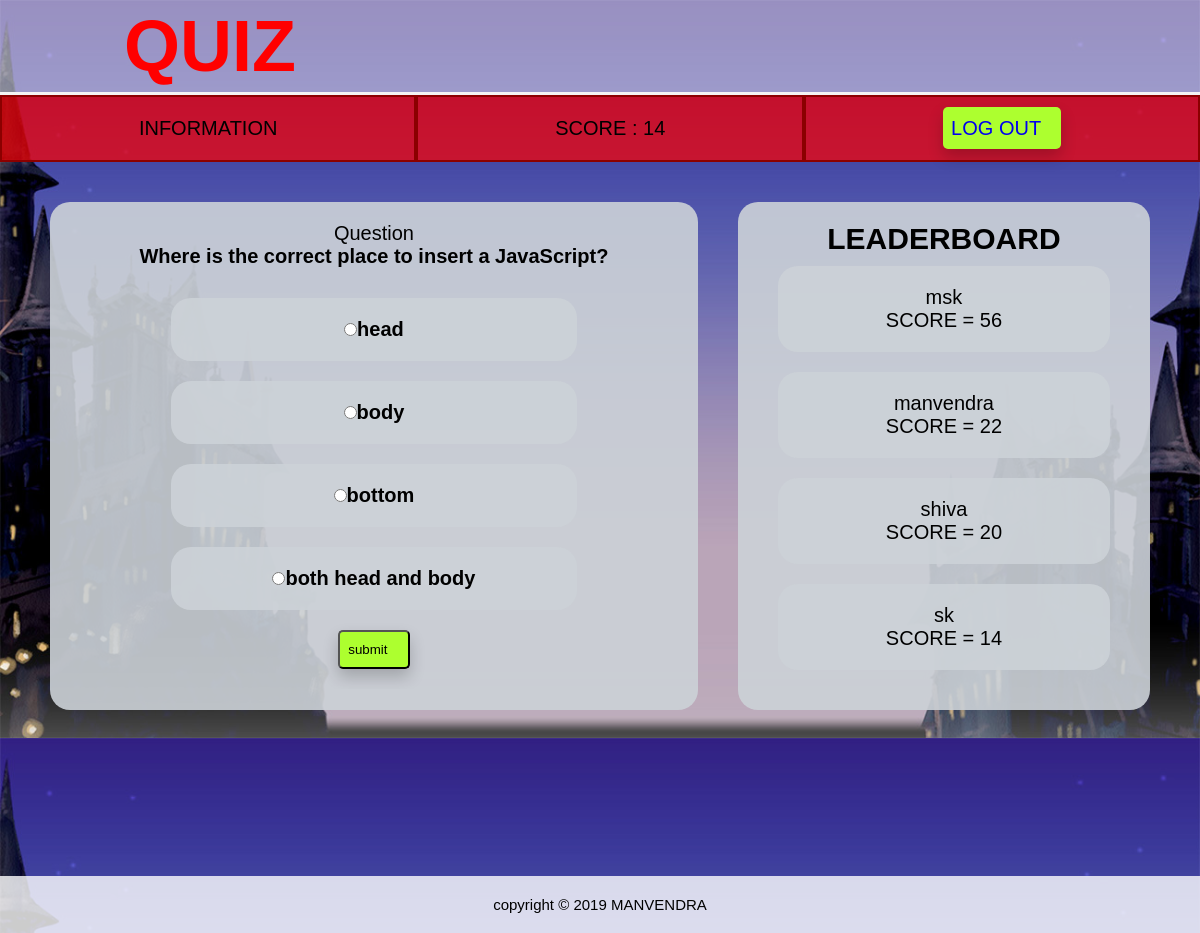
Screenshot of /question.php (signed in) with the database file from the repository.
### tables this page shows
CREATE TABLE `users` (
  `id` int(11) NOT NULL,
  `username` varchar(50) NOT NULL,
  `password` varchar(50) NOT NULL,
  `score` int(11) NOT NULL,
  `question` text NOT NULL,
  `on_question` int(11) NOT NULL
);

CREATE TABLE `questions` (
  `no` int(11) NOT NULL,
  `level` int(11) NOT NULL DEFAULT 1,
  `question` text NOT NULL
);

CREATE TABLE `choices` (
  `choice1` text NOT NULL DEFAULT '0',
  `choice2` text NOT NULL DEFAULT '0',
  `choice3` text NOT NULL DEFAULT '0',
  `choice4` text NOT NULL DEFAULT '0',
  `q_no` int(11) NOT NULL,
  `correct` text NOT NULL,
  `level` int(11) NOT NULL DEFAULT 1
);

### quiz.php (called while the page is built, shortened)
<?php
require 'connect.inc.php';
$user_id = (int) $_SESSION['user_id'];
$query = "SELECT * FROM `users` WHERE `users`.`id` = $user_id";
$result = mysqli_query($conn,$query);
$user = $result->fetch_assoc();
$array = unserialize($user['question']);
$on_question =  $user['on_question'];
if($on_question<20){
$no = (string) $array[$on_question][1];
$level = (string) $array[$on_question][0];
$query = "SELECT * FROM `questions` WHERE `no`='$no' AND `level`='$level'";
$result = mysqli_query($conn,$query);
$question = $result->fetch_assoc();
$query = "SELECT * FROM `choices` WHERE `q_no`='$no' AND `level`='$level'";
$result = mysqli_query($conn,$query);
$choices = $result->fetch_assoc();
$query = "SELECT * FROM `users`";
$result = mysqli_query($conn,$query);
$i = 0;
while($scores = $result->fetch_assoc()){
    $leaderS[$i] =(int) $scores['score'];
    $i+=1;
}
}
?>

### question.php (the view, shortened to what this page needs)
<?php
require 'quiz.php';
?>
<!DOCTYPE html>
<html>
    <head>
       <link type="text/css" rel="stylesheet" href="css/question.css" />
    </head>
    <body>
        <header>
            <div class="container">
                <h1>QUIZ</h1>
            </div>
        </header>
        <section>
             <ul  id="nav">
                <li>
                    <div class="dropdown">
                        INFORMATION
                    </div>
                </li>
                <li> SCORE : <?php echo $user['score'] ?></li>
                <li> <a href="logout.php" class="buttton" >LOG OUT</a></li>
             </ul>
        </section>
        <main>
            <ul class="flex">
                <li>
            <div class="container">
            <div class="current">Question</div>
            <p class="question">
              <strong>  <?php echo $question['question']; ?></strong>
            </p>
            <form method="POST" action="process.php">
                <ul class="choices">
                  <strong>
                    <li><input name="choice" type="radio" value="1"/><?php echo $choices['choice1']; ?></li>
                    <li><input name="choice" type="radio" value="2"/><?php echo $choices['choice2']; ?></li>
                    <li><input name="choice" type="radio" value="3"/><?php echo $choices['choice3']; ?></li>
                    <li><input name="choice" type="radio" value="4"/><?php echo $choices['choice4']; ?></li>
                  </strong>
                </ul>
                <input type="submit" value="submit" class="button"/>
            </form>
            </div>
                </li>
                <li>
            <div>
                <h2>LEADERBOARD</h2>
                <ul class="leaders">
                    <?php
                    for($x = 0; $x < 4; $x++) {
                        $query = "SELECT * FROM `users` WHERE `users`.`score` = $leaderS[$x]";
                        $result = mysqli_query($conn,$query);
                        $name = $result->fetch_assoc();
                        if($x==0){
                            $leader[$x]=(string)$name['username'];
                        }
                        else{
                        $leader[$x]=(string)$name['username'];
                    }
                    ?>
                    <li>
                        <?php
                        echo $leader[$x];
                        echo "<br>";
                        echo " SCORE = ";
                        echo $leaderS[$x];
                        echo "<br>";
                    }
                    ?>
                    </li>
                </ul>
            </div>
                </li>
            </ul>
        </main>
        <footer>
            <div class="container">
               copyright &copy; 2019 MANVENDRA
            </div>
        </footer>
    </body>
</html>

### css/question.css (style rules this page uses)
* { margin: 0; padding: 0; font-family: Arial,Arial, Helvetica, sans-serif; text-decoration:none; }
ul { list-style-type:none; }
body { background-image: url(../images/q.jpg); background-size:contain; font-size: 15px; }
header { font-size: 36px; color: red; padding: 5px; display: block; background-color: rgba(255,255,255,.5); border-bottom: 3px #f4f4f4 solid; }
.container { width:80%; margin:0 auto; overflow:auto; }
footer { text-align: center; padding: 20px; background-color: rgba(255,255,255,.8); margin-top:8%; }
main { padding-bottom:20px; }
.flex { margin: 30px; display: flex; flex-direction: row; justify-content: space-between; }
.flex li { flex: 1 0 auto; display: block; font-size: 20px; text-align: center; background-color: rgba(205, 210, 216,.9); padding: 20px 20px 20px 20px; border-radius: 20px; margin: 10px 20px 20px 20px; }
.button, a { box-shadow: 0 8px 16px 0 rgba(0,0,0,0.2); transition: 0.3s; padding: 10px 20px 10px 8px; background-color: greenyellow; border-radius: 5px; cursor:pointer; }
#nav { list-style-type: none; display: flex; flex-direction: row; justify-content: space-between; }
#nav li { padding:20px; flex: 1 0 auto; display: block; font-size: 20px; text-align: center; background-color: rgba(255,0,0,.7); border: 2px solid darkred; }
.dropdown { position: relative; cursor:pointer; }
form { margin: 10px; padding: 10px; }

### rows the page displays
users: score "14"
questions: question "Where is the correct place to insert a JavaScript?"
choices: choice1 "head", choice2 "body", choice3 "bottom", choice4 "both head and body"

### other values shown
$leader[$x] "msk"
$leaderS[$x] "56"
$leader[$x] "manvendra"
$leaderS[$x] "22"
$leader[$x] "shiva"
$leaderS[$x] "20"
$leader[$x] "sk"
$leaderS[$x] "14"
